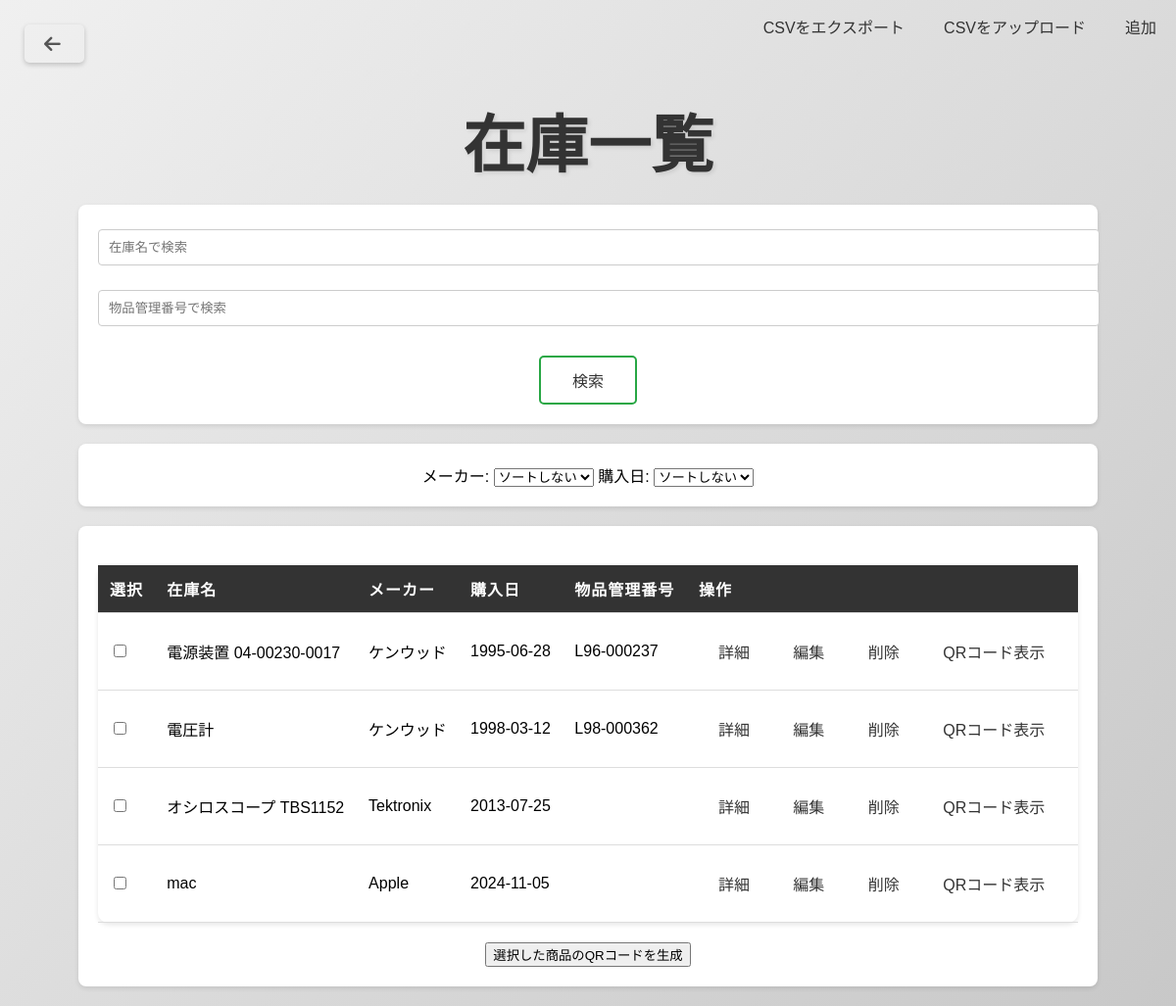
Page /inventory?sort=purchase_date_asc on the committed database.
### tables this page shows
CREATE TABLE inventory (
            id INTEGER PRIMARY KEY AUTOINCREMENT,
            product_name TEXT NOT NULL,
            manufacturer TEXT NOT NULL,
            purchase_date TEXT NOT NULL,
            item_number TEXT,  -- 物品管理番号
            description TEXT   -- 説明
        );

### app.py (the view)
@app.route('/inventory')
def inventory():
    conn = get_db_connection()
    search_query = request.args.get('search')
    item_number = request.args.get('item_number')
    sort = request.args.get('sort')
    query = 'SELECT * FROM inventory WHERE 1=1'
    params = []
    if search_query:
        query += ' AND product_name LIKE ?'
        params.append(f'%{search_query}%')
    if item_number:
        query += ' AND item_number = ?'
        params.append(item_number)
    if sort == 'manufacturer':
        query += ' ORDER BY manufacturer'
    elif sort == 'purchase_date_asc':  # 購入日昇順
        query += ' ORDER BY purchase_date ASC'
    elif sort == 'purchase_date_desc':  # 購入日降順
        query += ' ORDER BY purchase_date DESC'
    products = conn.execute(query, params).fetchall()
    conn.close()
    return render_template('inventory.html', products=products)

### app.py (called while the page is built)
def get_db_connection():
    conn = sqlite3.connect('inventory.db')
    conn.row_factory = sqlite3.Row
    return conn

### templates/inventory.html (shortened to what this page needs)
<!DOCTYPE html>
<html lang="ja">
<head>
    <link rel="stylesheet" href="{{ url_for('static', filename='styles.css') }}">
    <link rel="stylesheet" href="{{ url_for('static', filename='styles.css') }}">
    <link href="https://cdnjs.cloudflare.com/ajax/libs/font-awesome/6.0.0/css/all.min.css" rel="stylesheet">
</head>
</head>
<body>
<div style="display: flex; justify-content: flex-end;">
    <a href="{{ url_for('export_csv') }}">CSVをエクスポート</a>
    <a href="{{ url_for('upload_csv') }}">CSVをアップロード</a>
    <a href="{{ url_for('show_add_product') }}" >追加</a>
</div>
<a href="{{ url_for('index') }}" class="back-button">
    <i class="fas fa-arrow-left"></i>
  </a>
  <h1>在庫一覧</h1>
    <form method="GET" action="{{ url_for('inventory') }}">
        <input type="text" name="search" placeholder="在庫名で検索" value="{{ request.args.get('search', '') }}">
        <input type="text" name="item_number" placeholder="物品管理番号で検索" value="{{ request.args.get('item_number', '') }}">
        <input type="submit" value="検索"style="width: 100px; height: 50px; font-size: 16px; margin-top: 10px;">
    </form>
<form method="GET" action="{{ url_for('inventory') }}">
    <label for="sort_manufacturer">メーカー:</label>
    <select id="sort_manufacturer" name="sort" onchange="this.form.submit()">
        <option value="">ソートしない</option>
    </select>
    <label for="sort_date">購入日:</label>
    <select id="sort_date" name="sort_date" onchange="this.form.submit()">
        <option value="">ソートしない</option>
    </select>
</form>
 <form method="POST" action="{{ url_for('generate_selected_qrs') }}">
    <table>
        <head>
            <tr>
                <th>選択</th>
                <th>在庫名</th>
                <th>メーカー</th>
                <th>購入日</th>
                <th>物品管理番号</th>
                <th>操作</th>
            </tr>
        </head>
        <body>
            {% for product in products %}
                <tr>
                    <td>
                        <input type="checkbox" name="selected_products" value="{{ product.id }}">
                    </td>
                    <td>{{ product.product_name }}</td>
                    <td>{{ product.manufacturer }}</td>
                    <td>{{ product.purchase_date }}</td>
                    <td>{{ product.item_number }}</td>
                    <td>
                        <a href="{{ url_for('product_detail', product_id=product.id) }}">詳細</a>
                        <a href="{{ url_for('edit_product', product_id=product.id) }}">編集</a>
                        <a href="{{ url_for('delete_product', product_id=product.id) }}">削除</a>
                        <a href="{{ url_for('generate_qr', product_id=product.id) }}">QRコード表示</a>
                    </td>
                </tr>
            {% endfor %}
        </body>
    </table>
    <button type="submit">選択した商品のQRコードを生成</button>
</form>
</body>
</html>

### static/styles.css (style rules this page uses)
body { font-family: 'Sacramento', cursive; margin: 0; padding: 0; background-color: #f4f4f4; background: linear-gradient(135deg, #f0f0f0, #c8c8c8); }
h1, h2 { text-align: center; color: #333; margin-bottom: 20px; text-shadow: 2px 2px 4px rgba(0, 0, 0, 0.1); }
h1 { font-size: 400%; font-family: 'Hachi Maru Pop', sans-serif; }
a { text-decoration: none; color: #333; position: relative; display: inline-block; padding: 10px 15px; margin: 5px; transition: all 0.3s ease; background-color: transparent; }
a::after { content: ''; position: absolute; width: 0%; height: 2px; bottom: 0; left: 0; background-color: #ab1717; transform-origin: left; transition: width 0.3s ease; }
table { width: 100%; margin: 20px auto; border-collapse: collapse; background-color: white; box-shadow: 0 2px 5px rgba(0, 0, 0, 0.1); border-radius: 10px; }
th, td { padding: 12px; text-align: left; border-bottom: 1px solid #ddd; }
th { background-color: #333; color: white; text-transform: uppercase; letter-spacing: 1px; }
form { max-width: 1000px; margin: 20px auto; padding: 20px; background-color: white; box-shadow: 0 2px 5px rgba(0, 0, 0, 0.1); border-radius: 8px; }
input[type="text"], input[type="date"] { width: 100%; padding: 10px; margin: 5px 0 20px 0; border: 1px solid #ccc; border-radius: 4px; }
input[type="submit"] { background-color: transparent; color: #333; border: 2px solid #28a745; padding: 10px 15px; border-radius: 5px; cursor: pointer; position: relative; transition: all 0.3s ease; }
input[type="submit"]::after { content: ''; position: absolute; width: 100%; height: 2px; bottom: 0; left: 0; background-color: #28a745; transform: scaleX(0); transform-origin: right; transition: transform 0.3s ease; }
.back-button { display: inline-flex; align-items: center; text-decoration: none; color: #555; transition: color 0.3s; position: absolute; top: 20px; left: 20px; font-size: 1.2em; text-decoration: none; padding: 10px 20px; border-radius: 5px; box-shadow: 0 2px 5px rgba(0, 0, 0, 0.2); transition: background-color 0.3s; }
.back-button i { margin-right: 4px; }

### templates/inventory.html (style rules this page uses)
body { text-align: center; font-family: Arial, sans-serif; }

### rows in the picture
inventory: product_name "電源装置 04-00230-0017", manufacturer "ケンウッド", purchase_date "1995-06-28", item_number "L96-000237"
inventory: product_name "電圧計", manufacturer "ケンウッド", purchase_date "1998-03-12", item_number "L98-000362"
inventory: product_name "オシロスコープ TBS1152", manufacturer "Tektronix", purchase_date "2013-07-25"
inventory: product_name "mac", manufacturer "Apple", purchase_date "2024-11-05"
